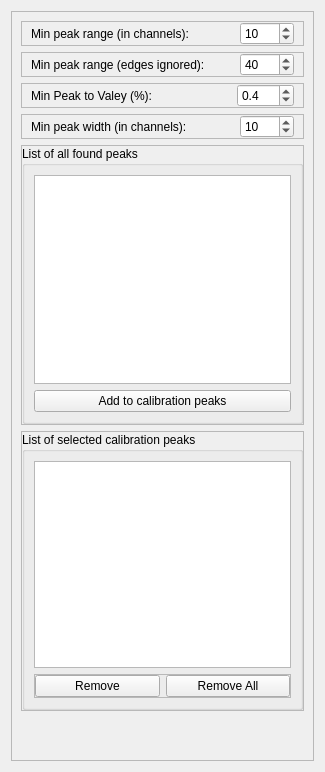
          <widget class="QWidget" name="page_choose_peaks">
           <property name="geometry">
            <rect>
             <x>0</x>
             <y>-240</y>
             <width>325</width>
             <height>772</height>
            </rect>
           </property>
           <attribute name="label">
            <string>Choose Calibration Peeks</string>
           </attribute>
           <layout class="QVBoxLayout" name="verticalLayout_5">
            <item>
             <widget class="QFrame" name="frame_4">
              <property name="sizePolicy">
               <sizepolicy hsizetype="Preferred" vsizetype="Preferred">
                <horstretch>0</horstretch>
                <verstretch>0</verstretch>
               </sizepolicy>
              </property>
              <property name="frameShape">
               <enum>QFrame::StyledPanel</enum>
              </property>
              <property name="frameShadow">
               <enum>QFrame::Raised</enum>
              </property>
              <layout class="QVBoxLayout" name="verticalLayout_2">
               <item>
                <widget class="QFrame" name="frame">
                 <property name="frameShape">
                  <enum>QFrame::StyledPanel</enum>
                 </property>
                 <property name="frameShadow">
                  <enum>QFrame::Raised</enum>
                 </property>
                 <layout class="QHBoxLayout" name="horizontalLayout">
                  <property name="topMargin">
                   <number>0</number>
                  </property>
                  <property name="bottomMargin">
                   <number>0</number>
                  </property>
                  <item>
                   <widget class="QLabel" name="label">
                    <property name="text">
                     <string>Min peak range (in channels):</string>
                    </property>
                    <property name="wordWrap">
                     <bool>true</bool>
                    </property>
                   </widget>
                  </item>
                  <item>
                   <widget class="QSpinBox" name="spinBox_minPeakRange">
                    <property name="sizePolicy">
                     <sizepolicy hsizetype="Maximum" vsizetype="Fixed">
                      <horstretch>0</horstretch>
                      <verstretch>0</verstretch>
                     </sizepolicy>
                    </property>
                    <property name="maximum">
                     <number>2000</number>
                    </property>
                    <property name="value">
                     <number>10</number>
                    </property>
                   </widget>
                  </item>
                 </layout>
                </widget>
               </item>
               <item>
                <widget class="QFrame" name="frame_2">
                 <property name="frameShape">
                  <enum>QFrame::StyledPanel</enum>
                 </property>
                 <property name="frameShadow">
                  <enum>QFrame::Raised</enum>
                 </property>
                 <layout class="QHBoxLayout" name="horizontalLayout_6">
                  <property name="topMargin">
                   <number>0</number>
                  </property>
                  <property name="bottomMargin">
                   <number>0</number>
                  </property>
                  <item>
                   <widget class="QLabel" name="label_2">
                    <property name="text">
                     <string>Min peak range (edges ignored):</string>
                    </property>
                    <property name="wordWrap">
                     <bool>true</bool>
                    </property>
                   </widget>
                  </item>
                  <item>
                   <widget class="QSpinBox" name="spinBox_minPeakRangeNoEdge">
                    <property name="sizePolicy">
                     <sizepolicy hsizetype="Maximum" vsizetype="Fixed">
                      <horstretch>0</horstretch>
                      <verstretch>0</verstretch>
                     </sizepolicy>
                    </property>
                    <property name="maximum">
                     <number>2000</number>
                    </property>
                    <property name="value">
                     <number>40</number>
                    </property>
                   </widget>
                  </item>
                 </layout>
                </widget>
               </item>
               <item>
                <widget class="QFrame" name="frame_3">
                 <property name="frameShape">
                  <enum>QFrame::StyledPanel</enum>
                 </property>
                 <property name="frameShadow">
                  <enum>QFrame::Raised</enum>
                 </property>
                 <layout class="QHBoxLayout" name="horizontalLayout_7">
                  <property name="topMargin">
                   <number>0</number>
                  </property>
                  <property name="bottomMargin">
                   <number>0</number>
                  </property>
                  <item>
                   <widget class="QLabel" name="label_3">
                    <property name="sizePolicy">
                     <sizepolicy hsizetype="Preferred" vsizetype="Preferred">
                      <horstretch>0</horstretch>
                      <verstretch>0</verstretch>
                     </sizepolicy>
                    </property>
                    <property name="text">
                     <string>Min Peak to Valey (%):</string>
                    </property>
                    <property name="wordWrap">
                     <bool>true</bool>
                    </property>
                   </widget>
                  </item>
                  <item>
                   <widget class="QDoubleSpinBox" name="spinBox_minPeakToValey">
                    <property name="sizePolicy">
                     <sizepolicy hsizetype="Maximum" vsizetype="Fixed">
                      <horstretch>0</horstretch>
                      <verstretch>0</verstretch>
                     </sizepolicy>
                    </property>
                    <property name="decimals">
                     <number>1</number>
                    </property>
                    <property name="singleStep">
                     <double>0.100000000000000</double>
                    </property>
                    <property name="value">
                     <double>0.400000000000000</double>
                    </property>
                   </widget>
                  </item>
                 </layout>
                </widget>
               </item>
               <item>
                <widget class="QFrame" name="frame_6">
                 <property name="frameShape">
                  <enum>QFrame::StyledPanel</enum>
                 </property>
                 <property name="frameShadow">
                  <enum>QFrame::Raised</enum>
                 </property>
                 <layout class="QHBoxLayout" name="horizontalLayout_5">
                  <property name="topMargin">
                   <number>0</number>
                  </property>
                  <property name="bottomMargin">
                   <number>0</number>
                  </property>
                  <item>
                   <widget class="QLabel" name="label_4">
                    <property name="text">
                     <string>Min peak width (in channels):</string>
                    </property>
                    <property name="wordWrap">
                     <bool>true</bool>
                    </property>
                   </widget>
                  </item>
                  <item>
                   <widget class="QSpinBox" name="spinBox_minPeakWidth">
                    <property name="sizePolicy">
                     <sizepolicy hsizetype="Maximum" vsizetype="Fixed">
                      <horstretch>0</horstretch>
                      <verstretch>0</verstretch>
                     </sizepolicy>
                    </property>
                    <property name="maximum">
                     <number>2000</number>
                    </property>
                    <property name="value">
                     <number>10</number>
                    </property>
                   </widget>
                  </item>
                 </layout>
                </widget>
               </item>
               <item>
                <widget class="QFrame" name="frame_5">
                 <property name="sizePolicy">
                  <sizepolicy hsizetype="Preferred" vsizetype="Preferred">
                   <horstretch>0</horstretch>
                   <verstretch>1</verstretch>
                  </sizepolicy>
                 </property>
                 <property name="frameShape">
                  <enum>QFrame::StyledPanel</enum>
                 </property>
                 <property name="frameShadow">
                  <enum>QFrame::Raised</enum>
                 </property>
                 <layout class="QHBoxLayout" name="horizontalLayout_3">
                  <property name="leftMargin">
                   <number>0</number>
                  </property>
                  <property name="topMargin">
                   <number>0</number>
                  </property>
                  <property name="rightMargin">
                   <number>0</number>
                  </property>
                  <property name="bottomMargin">
                   <number>0</number>
                  </property>
                  <item>
                   <widget class="QGroupBox" name="groupBox_3">
                    <property name="title">
                     <string>List of all found peaks</string>
                    </property>
                    <layout class="QVBoxLayout" name="verticalLayout_4">
                     <item>
                      <widget class="QListWidget" name="list_peaks">
                       <property name="sizePolicy">
                        <sizepolicy hsizetype="Preferred" vsizetype="Preferred">
                         <horstretch>0</horstretch>
                         <verstretch>1</verstretch>
                        </sizepolicy>
                       </property>
                       <property name="minimumSize">
                        <size>
                         <width>8</width>
                         <height>0</height>
                        </size>
                       </property>
                       <property name="sizeIncrement">
                        <size>
                         <width>18</width>
                         <height>0</height>
                        </size>
                       </property>
                       <property name="baseSize">
                        <size>
                         <width>8</width>
                         <height>0</height>
                        </size>
                       </property>
                       <property name="mouseTracking">
                        <bool>true</bool>
                       </property>
                       <property name="statusTip">
                        <string extracomment="dsfdsfdfsfdsfdsffss"/>
                       </property>
                      </widget>
                     </item>
                     <item>
                      <widget class="QPushButton" name="pushButton_add_peak_for_calibration">
                       <property name="text">
                        <string>Add to calibration peaks</string>
                       </property>
                      </widget>
                     </item>
                    </layout>
                   </widget>
                  </item>
                 </layout>
                </widget>
               </item>
               <item>
                <widget class="QFrame" name="frame_14">
                 <property name="sizePolicy">
                  <sizepolicy hsizetype="Preferred" vsizetype="Preferred">
                   <horstretch>0</horstretch>
                   <verstretch>1</verstretch>
                  </sizepolicy>
                 </property>
                 <property name="minimumSize">
                  <size>
                   <width>0</width>
                   <height>0</height>
                  </size>
                 </property>
                 <property name="baseSize">
                  <size>
                   <width>0</width>
                   <height>0</height>
                  </size>
                 </property>
                 <property name="frameShape">
                  <enum>QFrame::StyledPanel</enum>
                 </property>
                 <property name="frameShadow">
                  <enum>QFrame::Raised</enum>
                 </property>
                 <layout class="QHBoxLayout" name="horizontalLayout_13" stretch="0">
                  <property name="spacing">
                   <number>7</number>
                  </property>
                  <property name="sizeConstraint">
                   <enum>QLayout::SetDefaultConstraint</enum>
                  </property>
                  <property name="leftMargin">
                   <number>0</number>
                  </property>
                  <property name="topMargin">
                   <number>0</number>
                  </property>
                  <property name="rightMargin">
                   <number>0</number>
                  </property>
                  <property name="bottomMargin">
                   <number>0</number>
                  </property>
                  <item>
                   <widget class="QGroupBox" name="groupBox_4">
                    <property name="title">
                     <string>List of selected calibration peaks</string>
                    </property>
                    <layout class="QVBoxLayout" name="verticalLayout_9">
                     <item>
                      <widget class="QListWidget" name="list_calibration_peaks">
                       <property name="sizePolicy">
                        <sizepolicy hsizetype="Preferred" vsizetype="Preferred">
                         <horstretch>0</horstretch>
                         <verstretch>1</verstretch>
                        </sizepolicy>
                       </property>
                       <property name="minimumSize">
                        <size>
                         <width>8</width>
                         <height>0</height>
                        </size>
                       </property>
                       <property name="sizeIncrement">
                        <size>
                         <width>18</width>
                         <height>0</height>
                        </size>
                       </property>
                       <property name="baseSize">
                        <size>
                         <width>8</width>
                         <height>0</height>
                        </size>
                       </property>
                       <property name="mouseTracking">
                        <bool>true</bool>
                       </property>
                       <property name="statusTip">
                        <string extracomment="dsfdsfdfsfdsfdsffss"/>
                       </property>
                      </widget>
                     </item>
                     <item>
                      <widget class="QFrame" name="frame_17">
                       <property name="frameShape">
                        <enum>QFrame::StyledPanel</enum>
                       </property>
                       <property name="frameShadow">
                        <enum>QFrame::Raised</enum>
                       </property>
                       <layout class="QHBoxLayout" name="horizontalLayout_17">
                        <property name="leftMargin">
                         <number>0</number>
                        </property>
                        <property name="topMargin">
                         <number>0</number>
                        </property>
                        <property name="rightMargin">
                         <number>0</number>
                        </property>
                        <property name="bottomMargin">
                         <number>0</number>
                        </property>
                        <item>
                         <widget class="QPushButton" name="pushButton_remove_calibration_peak">
                          <property name="text">
                           <string>Remove</string>
                          </property>
                         </widget>
                        </item>
                        <item>
                         <widget class="QPushButton" name="pushButton_remove_all_calibration_peaks">
                          <property name="text">
                           <string>Remove All</string>
                          </property>
                         </widget>
                        </item>
                       </layout>
                      </widget>
                     </item>
                    </layout>
                   </widget>
                  </item>
                 </layout>
                </widget>
               </item>
               <item>
                <spacer name="verticalSpacer_2">
                 <property name="orientation">
                  <enum>Qt::Vertical</enum>
                 </property>
                 <property name="sizeHint" stdset="0">
                  <size>
                   <width>20</width>
                   <height>40</height>
                  </size>
                 </property>
                </spacer>
               </item>
              </layout>
             </widget>
            </item>
           </layout>
          </widget>
